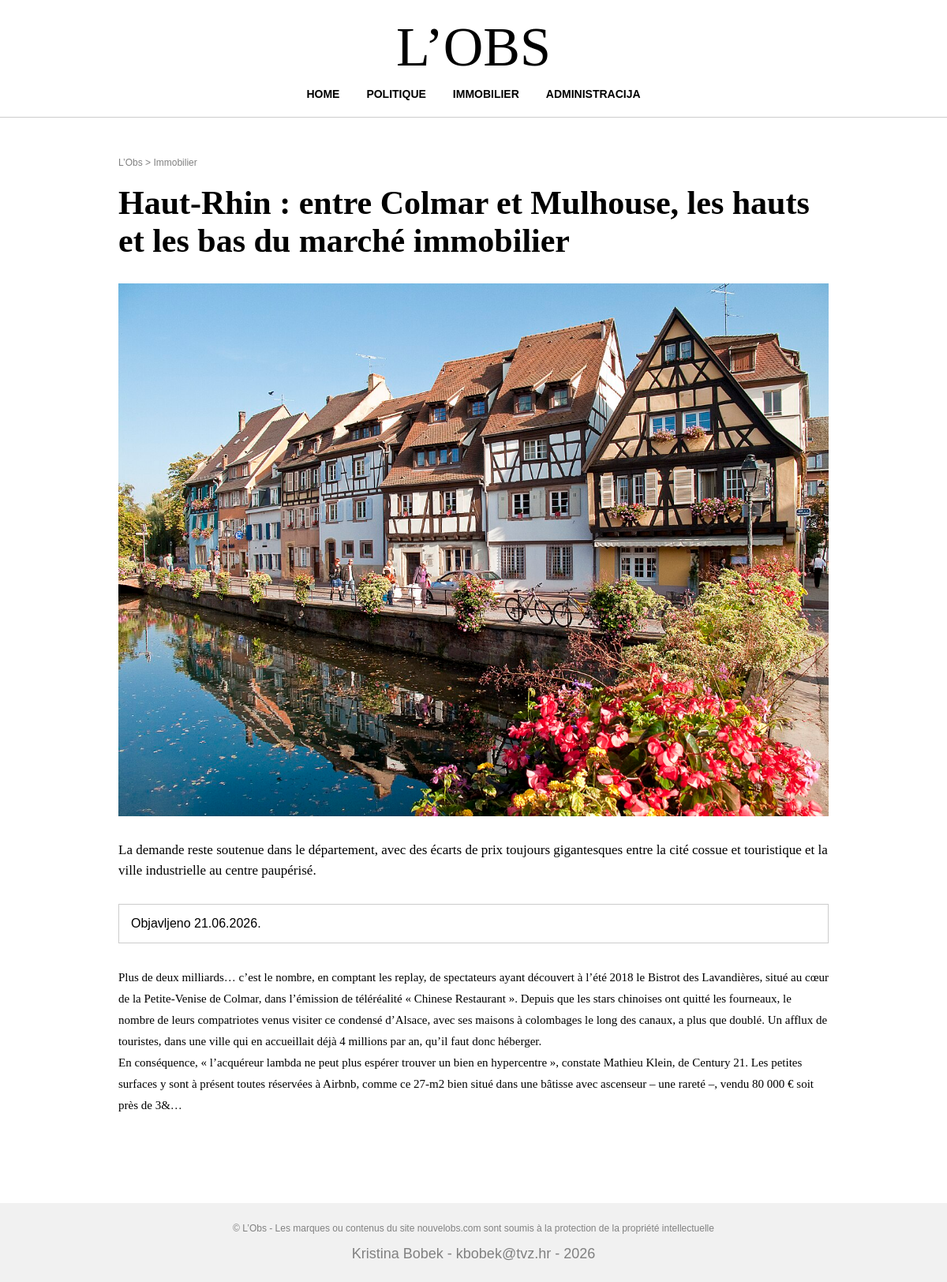
/clanak.php?id=5, run on the app's committed database.
### tables this page shows
CREATE TABLE `vijesti` (
  `id` int(11) NOT NULL,
  `datum` varchar(32) NOT NULL,
  `naslov` varchar(255) NOT NULL,
  `sazetak` text NOT NULL,
  `tekst` text NOT NULL,
  `slika` varchar(255) NOT NULL,
  `kategorija` varchar(64) NOT NULL,
  `prikaz` tinyint(1) NOT NULL
);

### clanak.php (the view, shortened to what this page needs)
<?php
include 'connect.php';
$id=$_GET['id'];
$query="SELECT * FROM vijesti WHERE id=$id";
$rezultat=mysqli_query($dbc,$query);
$row=mysqli_fetch_array($rezultat);
?>
<!DOCTYPE html>
<html lang="en">
<head>
    <link rel="stylesheet" type="text/css" href="style.css">
</head>
<body>
    <header>
    <h1>L’OBS</h1>
    <nav>
        <ul>
            <li><a href="index.php">HOME</a></li>
            <li><a href="kategorija.php?kategorija=Politique">POLITIQUE</a></li>
            <li><a href="kategorija.php?kategorija=Immobilier">IMMOBILIER</a></li>
            <li><a href="administrator.php">ADMINISTRACIJA</a></li>
        </ul>
    </nav>
  </header>
  <main>
    <section class="clanak">
        <p class="path">L’Obs > <?php echo $row['kategorija']; ?></p>
        <h1 class="clanak-naslov"><?php echo $row['naslov']; ?></h1>
        <div class="clanak-slika">
            <img src="images/<?php echo $row['slika']; ?>" alt="slika">
        </div>
        <div class="kratki-opis">
            <?php echo $row['sazetak']; ?>
        </div>
        <div class="datum">
            Objavljeno <?php echo $row['datum']; ?>
        </div>
        <div class="clanak-tekst">
            <?php echo nl2br($row['tekst']); ?>
        </div>
    </section>
  </main>
  <footer>
    © L’Obs - Les marques ou contenus du site nouvelobs.com sont soumis à la protection de la propriété intellectuelle
    <p>Kristina Bobek - kbobek@tvz.hr - 2026</p>
  </footer>
</body>
</html>

### style.css (style rules this page uses)
* { margin:0; padding:0; box-sizing:border-box; }
body { font-family:Georgia, 'Times New Roman', Times, serif; background:white; min-height: 100vh; display:flex; flex-direction:column; }
header { background:white; text-align:center; padding:20px 0; border-bottom: 1px solid #cccccc; }
header h1 { font-size:70px; font-weight:normal; margin-bottom:10px; }
nav ul { list-style:none; }
nav ul li { display: inline-block; margin:0 15px; }
nav ul li a { text-decoration: none; color:black; font-family:Arial, Helvetica, sans-serif; font-size:14px; font-weight: bold; }
main { width:1000px; margin:50px auto; flex:1; }
section { margin-bottom: 70px; }
footer { font-family:Arial, Helvetica, sans-serif; margin-top: auto; text-align:center; background:#f1f1f1; color:gray; padding:25px; font-size:12px; margin-top:60px; }
footer p { margin-top:15px; font-size:18px; }
.path { color:gray; font-family:Arial, Helvetica, sans-serif; font-size:12px; margin-bottom:20px; }
.clanak { width:900px; margin:0 auto; font-family:Georgia, 'Times New Roman', Times, serif; }
.clanak-naslov { font-size:42px; margin-bottom:30px; }
.clanak-slika img { width:100%; display:block; margin-bottom:30px; }
.kratki-opis { font-size:17px; line-height:1.5; margin-bottom:30px; }
.datum { border:1px solid #cccccc; padding:15px; margin-bottom:30px; font-family:Arial, Helvetica, sans-serif; }
.clanak-tekst { line-height:1.8; font-size:15px; }

### data on the page
vijesti: kategorija "Immobilier", naslov "Haut-Rhin : entre Colmar et Mulhouse, les hauts et les bas du marché immobilier", slika (picture), sazetak "La demande reste soutenue dans le département, avec des écarts de prix toujours gigantesques entre la cité cossue et touristique et la ville industrielle au centre paupérisé.", datum "21.06.2026.", tekst "Plus de deux milliards… c’est le nombre, en comptant les replay, de spectateurs ayant découvert à l’été 2018 le Bistrot des Lavandières, situé au cœur de la Petite-Venise de Colmar, dans l’émission de téléréalité « Chinese Restaurant ». Depuis que les stars chinoises ont quitté les fourneaux, le nombre de leurs compatriotes venus visiter ce condensé d’Alsace, avec ses maisons à colombages le long des canaux, a plus que doublé. Un afflux de touristes, dans une ville qui en accueillait déjà 4 millions par an, qu’il faut donc héberger. En conséquence, « l’acquéreur lambda ne peut plus espérer trouver un bien en hypercentre », constate Mathieu Klein, de Century 21. Les petites surfaces y sont à…"
